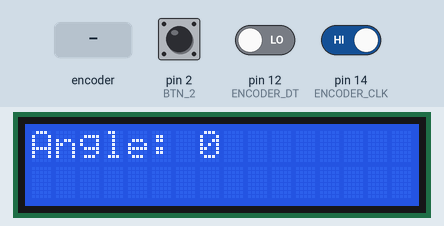
The sketch below on a simulated Arduino Uno, built with avr-gcc and run on an emulated ATmega328P. Parts: 16×2 character LCD. The inputs (shaded band) are chosen by the test bench; at power-on: pin 2 (BTN_2) HIGH, pin 12 (ENCODER_DT) LOW, pin 14 (ENCODER_CLK) HIGH. What the sketch prints to the serial monitor is not drawn.

Above: at 1.2 s.
1.3 s: pin 2 (BTN_2) pulled LOW for 0.15 s
At 1.7 s:
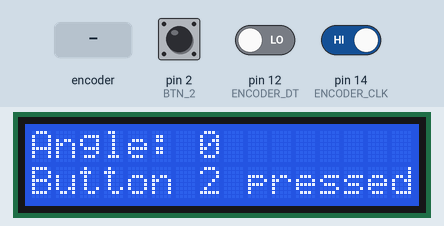
2.9 s: rotary encoder on pin 14 (ENCODER_CLK) / pin 12 (ENCODER_DT) turned 3 steps (first pin leading)
At 4.6 s:
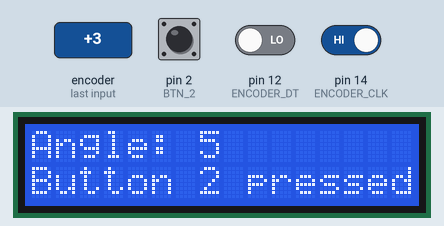
5.0 s: rotary encoder on pin 14 (ENCODER_CLK) / pin 12 (ENCODER_DT) turned 1 step (first pin leading)
At 6.2 s:
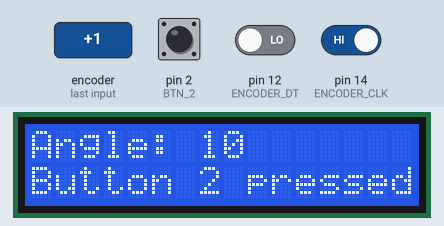
Timing chart, 0 to 8.0 s (numbered marks = the images above; inputs shaded):
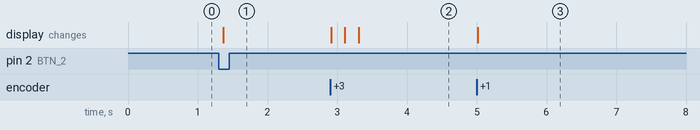

Measured:
- after the input at 1.3 s, the display: changes after 0.07 s (image 1)
- after the input at 2.9 s, the display: first changes at once (image 2 shows a later state)
- after the input at 5.0 s, the display: changes at once (image 3)

The sketch:

but_rot_lcd.ino
```cpp
#include <Wire.h>
#include <LiquidCrystal_I2C.h>

#define ENCODER_CLK 14
#define ENCODER_DT  12

#define BTN_1  0  // D3 = GPIO0
#define BTN_2  2  // D4 = GPIO2

LiquidCrystal_I2C lcd(0x27, 16, 2);
int lastClkState = HIGH;
long angle = 0;

const int ENC_MIN = -180;
const int ENC_MAX = 180;


unsigned long lastDebounceTime = 0;
const unsigned long debounceDelay = 50;

int lastBtn1State = HIGH;
int lastBtn2State = HIGH;

void updateAngleDisplay() {
  lcd.setCursor(0, 0);
  lcd.print("Angle: ");
  lcd.print(angle);
  lcd.print("    ");
}

void showButtonMessage(const char* msg) {
  lcd.setCursor(0, 1);
  lcd.print(msg);
  int len = strlen(msg);
  for (int i = len; i < 16; i++) {
    lcd.print(' ');
  }
}

void setup() {
  Serial.begin(115200);

  pinMode(ENCODER_CLK, INPUT);
  pinMode(ENCODER_DT,  INPUT);

  pinMode(BTN_1, INPUT_PULLUP);
  pinMode(BTN_2, INPUT_PULLUP);

  lcd.init();
  lcd.backlight();
  lcd.clear();

  updateAngleDisplay();
}

void loop() {
  int clk = digitalRead(ENCODER_CLK);

  if (clk != lastClkState) {
    if (clk == LOW) {
      int dt = digitalRead(ENCODER_DT);
      if (dt == HIGH) {
        if (angle < ENC_MAX) {
          angle += 5;
        }
      } else {
        if (angle > ENC_MIN) {
          angle -= 5;
        }
      }
      Serial.print("angle = ");
      Serial.println(angle);
      updateAngleDisplay();
    }
    lastClkState = clk;
  }


  int btn1 = digitalRead(BTN_1);
  int btn2 = digitalRead(BTN_2);

  if (btn1 != lastBtn1State || btn2 != lastBtn2State) {
    lastDebounceTime = millis();
  }
  lastBtn1State = btn1;
  lastBtn2State = btn2;

  if (millis() - lastDebounceTime > debounceDelay) {
    static int lastStableBtn1 = HIGH;
    static int lastStableBtn2 = HIGH;

    // Button 1 pressed
    if (btn1 == LOW && lastStableBtn1 == HIGH) {
      Serial.println("Button 1 (D1) pressed");
      showButtonMessage("Button 1 pressed");
    }

    // Button 2 pressed
    if (btn2 == LOW && lastStableBtn2 == HIGH) {
      Serial.println("Button 2 (D2) pressed");
      showButtonMessage("Button 2 pressed");
    }

    lastStableBtn1 = btn1;
    lastStableBtn2 = btn2;
  }
}
```
